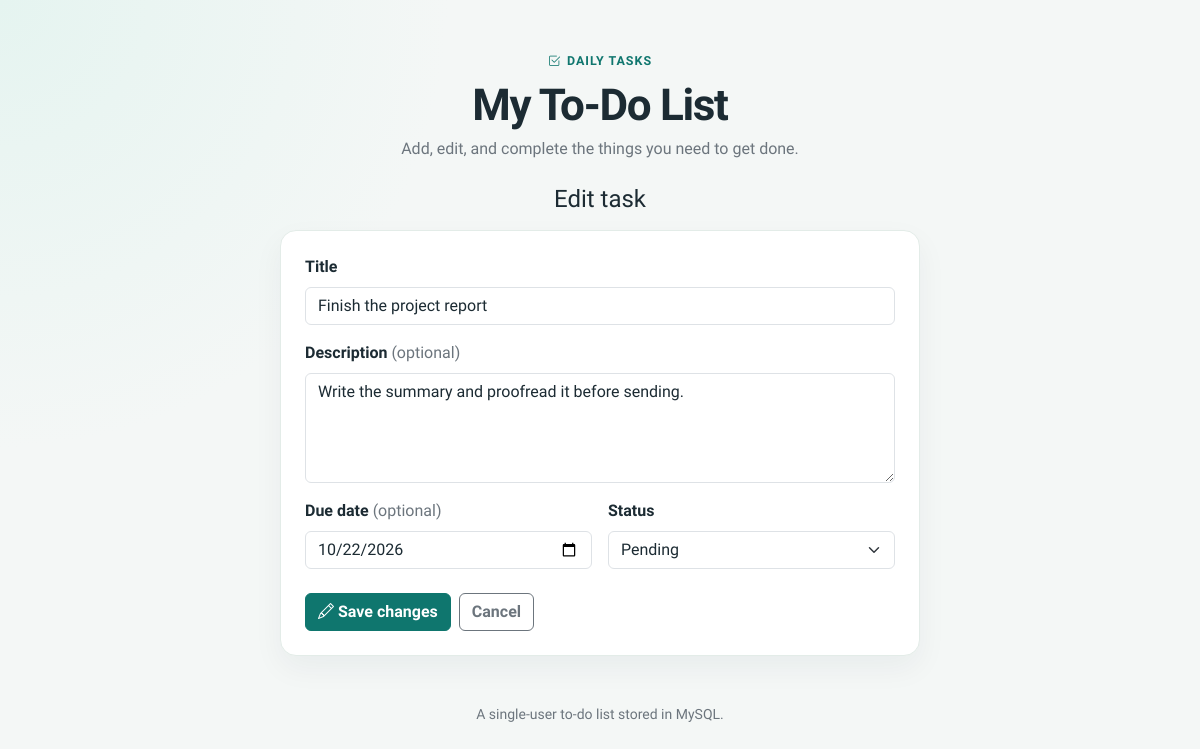
The page /edit.php?id=3 on the database its author committed.
### tables this page shows
CREATE TABLE tasks (
  id INT NOT NULL AUTO_INCREMENT,
  title VARCHAR(255) NOT NULL,
  description TEXT NULL,
  due_date DATE NULL,
  status ENUM('pending', 'completed') NOT NULL DEFAULT 'pending',
  created_at TIMESTAMP NOT NULL DEFAULT CURRENT_TIMESTAMP,
  PRIMARY KEY (id)
);

### db.php (the view, shortened to what this page needs)
<?php
function h(?string $value): string
{
    return htmlspecialchars((string) $value, ENT_QUOTES, 'UTF-8');
}
function task_id($value): int
{
    $id = filter_var($value, FILTER_VALIDATE_INT);
    return $id;
}
function find_task(mysqli $db, int $id): ?array
{
    $statement = $db->prepare(
        'SELECT id, title, description, due_date, status, created_at
         FROM tasks
         WHERE id = ?'
    );
    $statement->bind_param('i', $id);
    $statement->execute();
    $task = $statement->get_result()->fetch_assoc();
    return $task ?: null;
}
function render_header(string $title): void
{
    ?>
<!DOCTYPE html>
<html lang="en">
<head>
    <link href="https://cdn.jsdelivr.net/npm/bootstrap@5.3.3/dist/css/bootstrap.min.css" rel="stylesheet">
    <link href="https://cdn.jsdelivr.net/npm/bootstrap-icons@1.11.3/font/bootstrap-icons.min.css" rel="stylesheet">
    <link href="assets/css/style.css" rel="stylesheet">
</head>
<body>
    <main class="container app-shell py-4 py-md-5">
        <header class="app-header text-center mb-4">
            <p class="app-kicker mb-2"><i class="bi bi-check2-square" aria-hidden="true"></i> Daily tasks</p>
            <h1>My To-Do List</h1>
            <p class="text-secondary mb-0">Add, edit, and complete the things you need to get done.</p>
        </header>
    <?php
}
function render_footer(): void
{
    ?>
        <footer class="app-footer text-center text-secondary small">
            A single-user to-do list stored in MySQL.
        </footer>
    </main>
</body>
</html>
    <?php
}
function render_task_form(string $action, array $values, array $errors, string $buttonLabel, int $id = 0, string $buttonIcon = 'bi-check2'): void
{
    $titleClass = isset($errors['title']) ? ' is-invalid' : '';
    $descriptionClass = isset($errors['description']) ? ' is-invalid' : '';
    $dueDateClass = isset($errors['due_date']) ? ' is-invalid' : '';
    $statusClass = isset($errors['status']) ? ' is-invalid' : '';
    ?>
    <form class="card form-card" method="post" action="<?= h($action) ?>" novalidate>
        <div class="card-body p-4">
            <div class="mb-3">
                <label class="form-label" for="title">Title</label>
                <input
                    class="form-control<?= $titleClass ?>"
                    type="text"
                    id="title"
                    name="title"
                    maxlength="255"
                    required
                    value="<?= h($values['title']) ?>"
                >
            </div>
            <div class="mb-3">
                <label class="form-label" for="description">Description <span class="text-secondary fw-normal">(optional)</span></label>
                <textarea
                    class="form-control<?= $descriptionClass ?>"
                    id="description"
                    name="description"
                    rows="4"
                ><?= h($values['description']) ?></textarea>
            </div>
            <div class="row g-3">
                <div class="col-md-6">
                    <label class="form-label" for="due_date">Due date <span class="text-secondary fw-normal">(optional)</span></label>
                    <input
                        class="form-control<?= $dueDateClass ?>"
                        type="date"
                        id="due_date"
                        name="due_date"
                        value="<?= h($values['due_date']) ?>"
                    >
                </div>
                <div class="col-md-6">
                    <label class="form-label" for="status">Status</label>
                    <select class="form-select<?= $statusClass ?>" id="status" name="status" required>
                        <option value="pending"<?= $values['status'] === 'pending' ? ' selected' : '' ?>>Pending</option>
                    </select>
                </div>
            </div>
            <div class="d-flex flex-wrap gap-2 mt-4">
                <button class="btn btn-primary" type="submit">
                    <i class="bi <?= h($buttonIcon) ?>" aria-hidden="true"></i> <?= h($buttonLabel) ?>
                </button>
                <a class="btn btn-outline-secondary" href="index.php">Cancel</a>
            </div>
        </div>
    </form>
    <?php
}
    ?>

### assets/css/style.css (style rules this page uses)
:root { --ink: #1c2b33; --muted: #5d6d76; --line: #e3ece8; --teal: #0f766e; --teal-dark: #115e59; --paper: #f4f7f6; --bs-body-color: var(--ink); --bs-body-font-family: "Source Sans 3", "Segoe UI", sans-serif; --bs-primary: var(--teal); --bs-primary-rgb: 15, 118, 110; }
body { min-height: 100vh; color: var(--ink); background: radial-gradient(circle at top left, #e5f4f0 0, transparent 28rem), var(--paper); }
.app-shell { max-width: 920px; }
.app-header h1 { margin-bottom: 0.35rem; font-size: clamp(2rem, 4vw, 2.75rem); font-weight: 700; letter-spacing: -0.03em; }
.app-kicker { display: inline-flex; align-items: center; gap: 0.35rem; margin-bottom: 0.5rem; color: var(--teal); font-size: 0.78rem; font-weight: 700; letter-spacing: 0.08em; text-transform: uppercase; }
.app-footer { margin-top: 3rem; }
.btn-primary { --bs-btn-bg: var(--teal); --bs-btn-border-color: var(--teal); --bs-btn-hover-bg: var(--teal-dark); --bs-btn-hover-border-color: var(--teal-dark); --bs-btn-active-bg: #134e4a; --bs-btn-active-border-color: #134e4a; --bs-btn-disabled-bg: var(--teal); --bs-btn-disabled-border-color: var(--teal); }
.btn { font-weight: 600; }
.task-card, .form-card, .empty-state { border: 1px solid var(--line); border-radius: 1rem; background: #fff; box-shadow: 0 12px 30px rgba(28, 43, 51, 0.05); }
.form-label { font-weight: 600; }

### rows shown on the page
tasks: title "Finish the project report", description "Write the summary and proofread it before sending.", due_date "10/22/2026", status "Pending"

### other values the page prints
$buttonLabel "Save changes"
